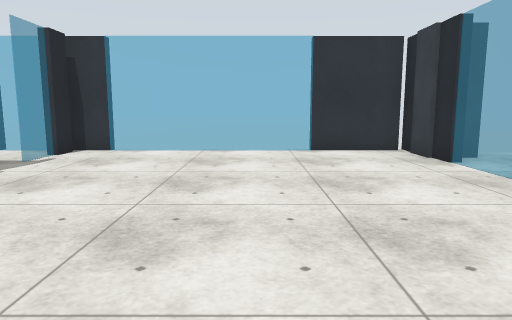
view 1 (above)

17 first-person views from a walk through a Gazebo world. The camera is 1.2 m above the floor, tilts 8° down and sees 70° across. The floor is counted in squares, 1 m on a side. Each view is taken from the middle of a square. On the plan, view 1 faces up. The plan holds only what a view shows up to about 14 squares ahead; the rest is blank.

view 2
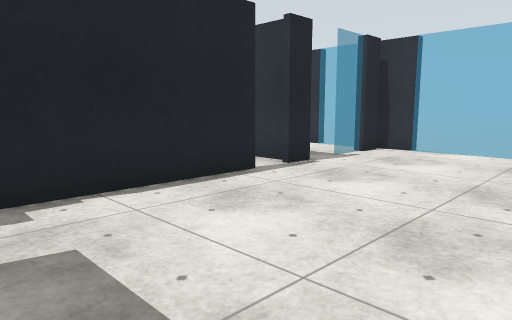

view 3
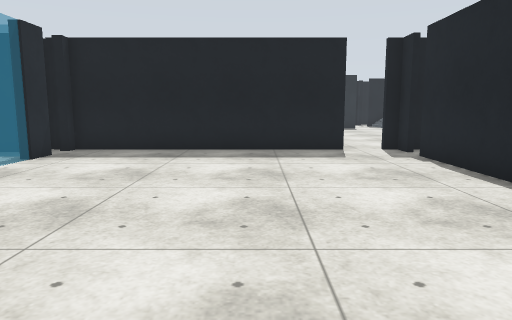

view 4
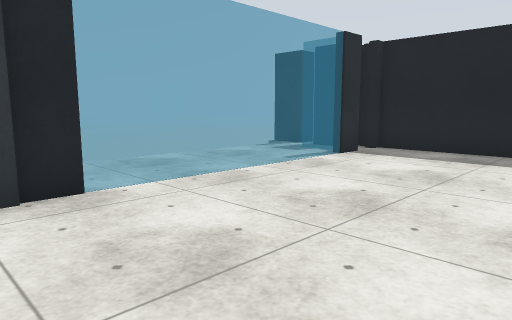

view 5
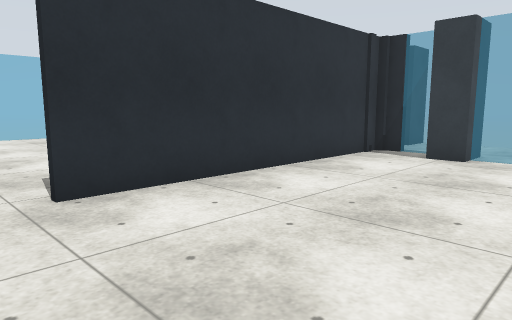

view 6
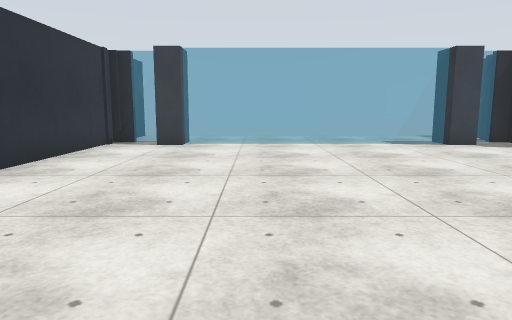

view 7
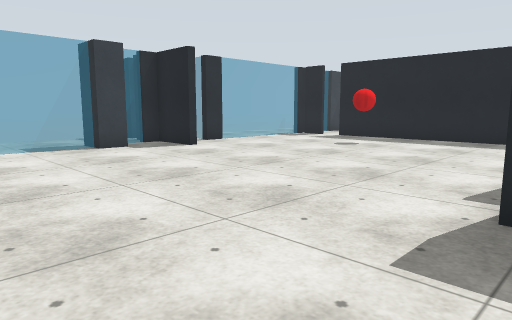

view 8
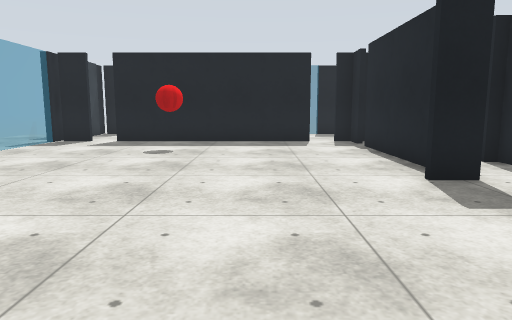

view 9
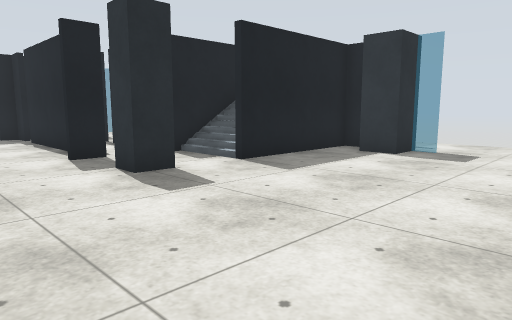

view 10
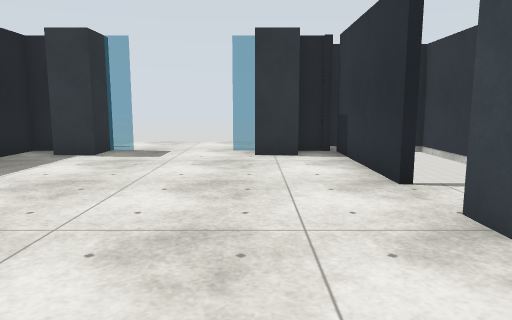

view 11
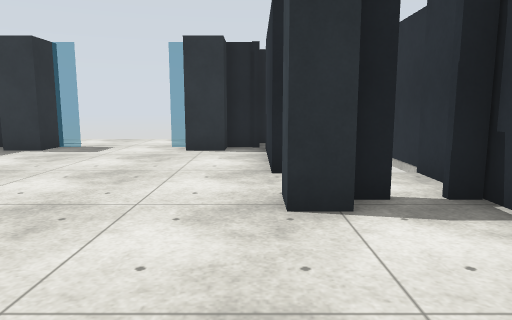

view 12
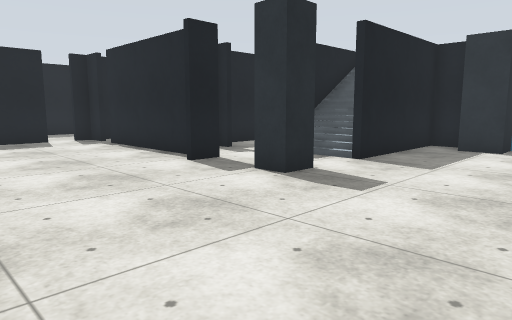

view 13
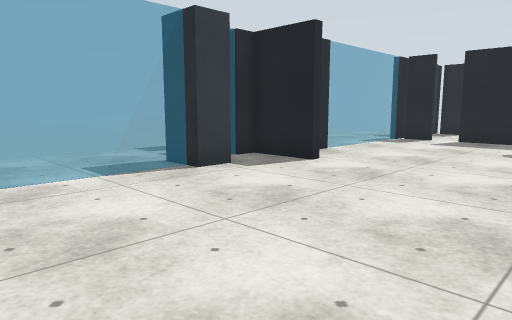

view 14
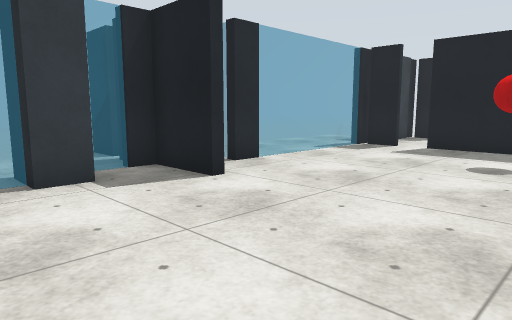

view 15
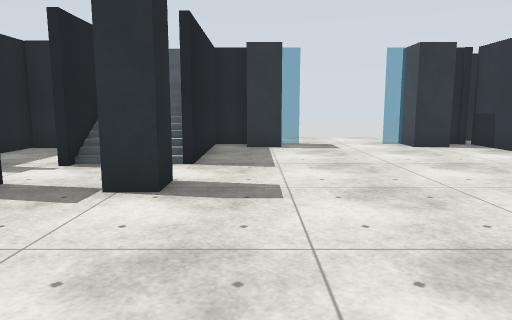

view 16
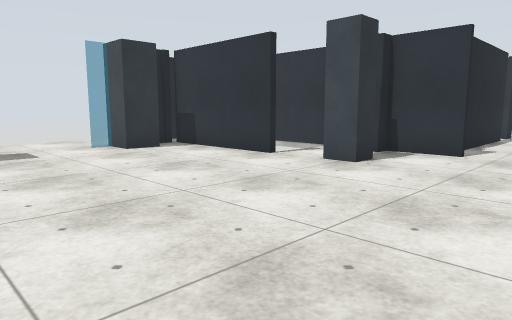

view 17
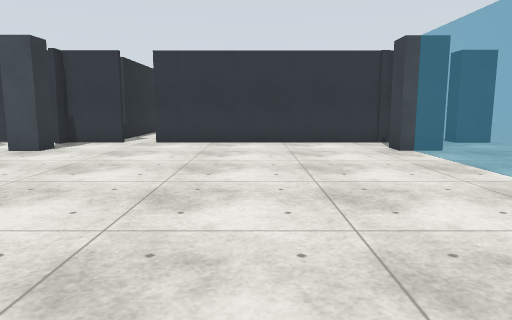

### Floor plan
Key: @ floor where view 1 was taken; # wall or solid block; x gap in a wall; . floor; / step, stairs or slope; = window, fence, low wall or low ledge; v drop or lower ground; B red ball.
Columns run from 16 left of view 1 to 8 right of it. Each row starts with its distance up from view 1.
 11         vvv#======##v
 10            #........# vv
  9            =........##.
  8            =.........=.
  7           ##.........=..v
  6            #.........=..v
  5            #.........=..v
  4            #.........=..v
  3            #.........=..v
  2            #.........=..v
  1            #.........==.v
  0      ###   #....@.....=#v
 -1      //#####.############
 -2        /.x...........=..
 -3     ####.#...........#..
 -4    x.................=..
 -5    #.................=.
 -6 ...#.................=.
 -7 .....................=.
 -8 .....................=.
 -9 .....................=.
-10 ...=.................=..
-11 .. #.................=..
-12    ==###.............=..
-13    /////.#...........#..
-14    /////.............=..
-15    ==###.##.........#####
-16     #....#...........
-17     #..###...........=
-18     #### #...........=.
-19          #...........=..
-20          #.....BB....=..
-21          #...........=..
-22          #...........=..
-23          #xx######xx##.

Positions as (right, up) in squares from view 1, and headings:
1: (0, 0), facing up
2: (0, 0), facing up-left
3: (-1, 10), facing down
4: (-1, 10), facing down-right
5: (-5, -6), facing up-right
6: (-8, -6), facing right
7: (-7, -8), facing down-right
8: (-3, -9), facing down
9: (-3, -6), facing down-left
10: (-3, -6), facing left
11: (-2, -4), facing left
12: (-1, -8), facing down-left
13: (-2, -8), facing down-right
14: (-2, -11), facing down-right
15: (-1, -11), facing left
16: (-2, -11), facing up-left
17: (0, -14), facing up
